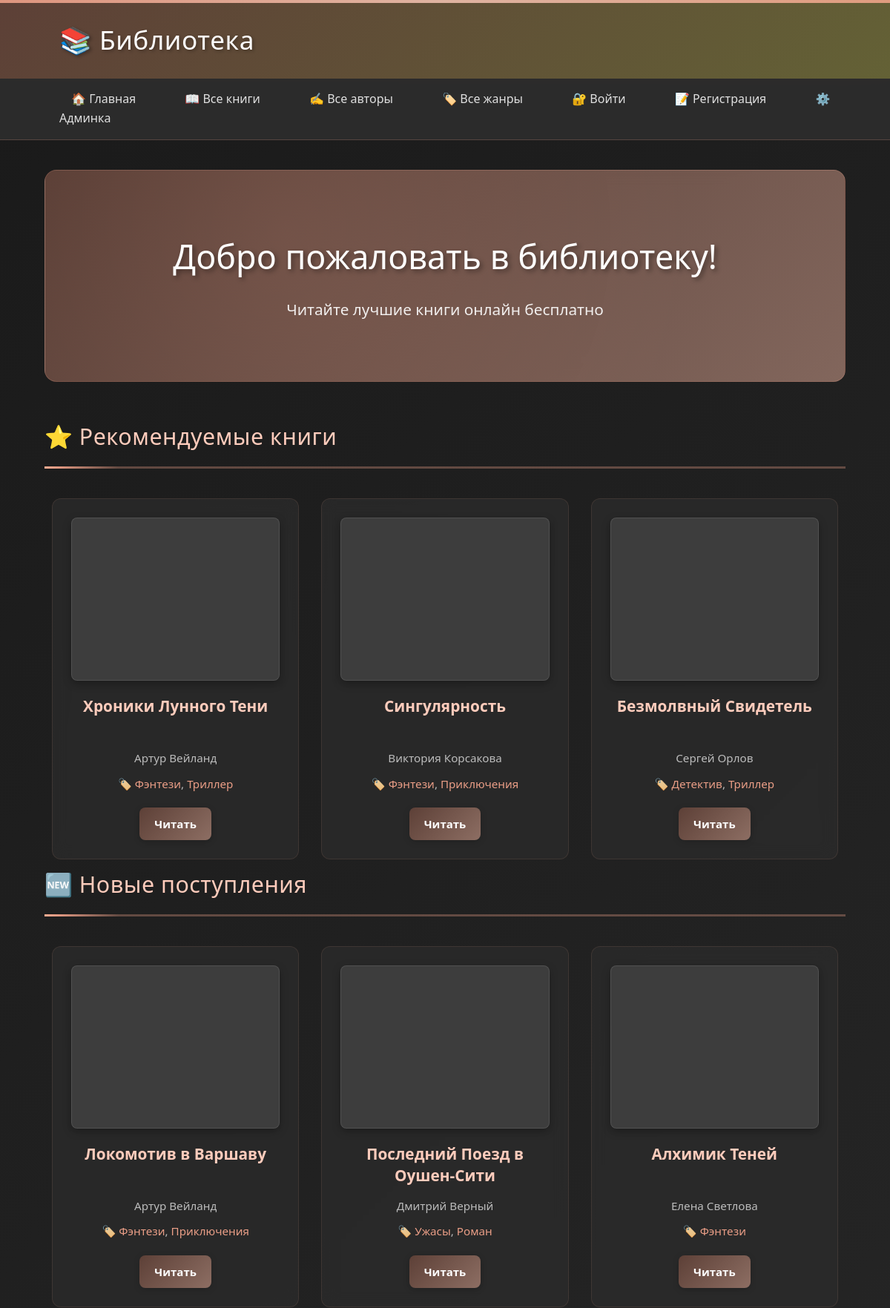
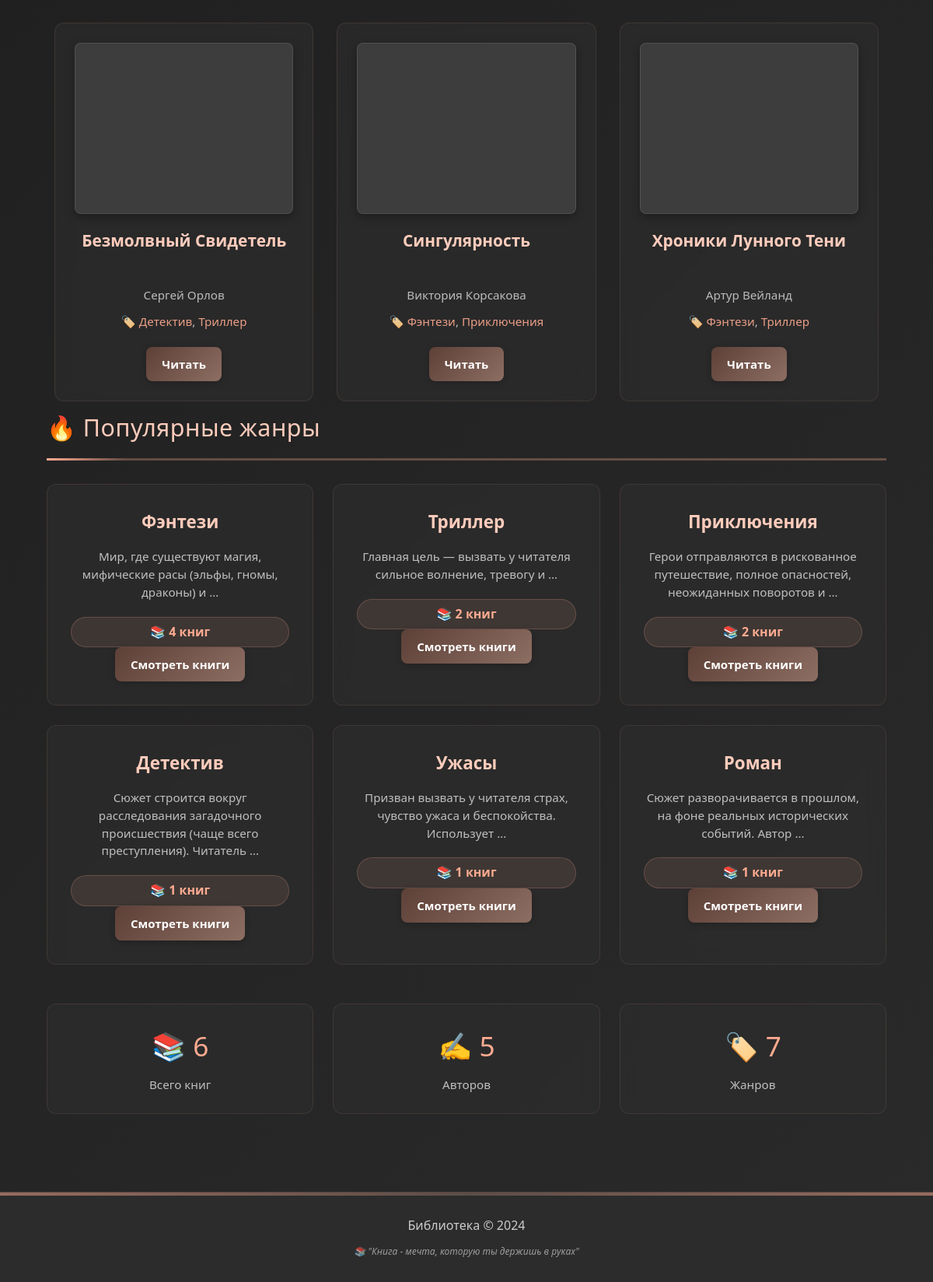
The page / on the database its author committed (2 pictures, top to bottom).
### library/models.py (models this page shows, shortened)
class Book(models.Model):
    title = models.CharField(max_length=200, verbose_name="Название")
    author = models.ForeignKey(Author, on_delete=models.CASCADE, verbose_name="Автор")
    genres = models.ManyToManyField(Genre, blank=True, verbose_name="Жанры")
    year = models.IntegerField(verbose_name="Год издания")
    pages = models.IntegerField(null=True, blank=True, verbose_name="Количество страниц")
    description = models.TextField(blank=True, verbose_name="Описание")
    cover_url = models.URLField(blank=True, verbose_name="Ссылка на обложку")
    file_url = models.URLField(blank=True, verbose_name="Ссылка на файл книги")
    is_featured = models.BooleanField(default=False, verbose_name="Рекомендуемая")
    created_at = models.DateTimeField(auto_now_add=True)
    class Meta:
        verbose_name = "Книга"
        verbose_name_plural = "Книги"

class Author(models.Model):
    name = models.CharField(max_length=100, verbose_name="Имя автора")
    bio = models.TextField(blank=True, verbose_name="Биография")
    avatar_url = models.URLField(blank=True, verbose_name="Ссылка на аватар")
    birth_date = models.DateField(null=True, blank=True, verbose_name="Дата рождения")
    death_date = models.DateField(null=True, blank=True, verbose_name="Дата смерти")
    country = models.CharField(max_length=100, blank=True, verbose_name="Страна")
    created_at = models.DateTimeField(auto_now_add=True)
    class Meta:
        verbose_name = "Автор"
        verbose_name_plural = "Авторы"

class Genre(models.Model):
    name = models.CharField(max_length=100, verbose_name="Название жанра")
    description = models.TextField(blank=True, verbose_name="Описание жанра")
    class Meta:
        verbose_name = "Жанр"
        verbose_name_plural = "Жанры"

### library/views.py (the view)
# urls.py: path('', views.home, name='home'),
def home(request):
    featured_books = Book.objects.filter(is_featured=True, author__isnull=False).prefetch_related('genres', 'author')[:6]
    recent_books = Book.objects.filter(author__isnull=False).prefetch_related('genres', 'author').order_by('-created_at')[:8]
    total_books = Book.objects.filter(author__isnull=False).count()
    total_authors = Author.objects.count()
    total_genres = Genre.objects.count()
    popular_genres = Genre.objects.annotate(book_count=Count('book')).order_by('-book_count')[:6]
    return render(request, 'home.html', {
        'featured_books': featured_books,
        'recent_books': recent_books,
        'total_books': total_books,
        'total_authors': total_authors,
        'total_genres': total_genres,
        'popular_genres': popular_genres
    })

### library/templates/home.html (shortened to what this page needs)
{% extends 'base.html' %}
{% block content %}
<div class="hero-section">
    <h1>Добро пожаловать в библиотеку!</h1>
    <p>Читайте лучшие книги онлайн бесплатно</p>
</div>
{% if featured_books %}
<section class="featured-books">
    <h2 class="section-title">⭐ Рекомендуемые книги</h2>
    <div class="books-grid">
        {% for book in featured_books %}
        <div class="book-card">
            <div class="book-cover {% if not book.cover_url %}no-cover{% endif %}"
                 {% if book.cover_url %}style="background-image: url('{{ book.cover_url }}')"{% endif %}>
            </div>
            <h3 class="book-title">{{ book.title }}</h3>
            <p class="book-meta">{{ book.author.name }}</p>
            {% if book.genres.all %}
                <p class="book-meta">
                    🏷️
                    {% for genre in book.genres.all|slice:":2" %}
                        <span style="color: #ffab91;">{{ genre.name }}</span>{% if not forloop.last %}, {% endif %}
                    {% endfor %}
                </p>
            {% endif %}
            <a href="{% url 'book_detail' book.id %}" class="btn btn-read">Читать</a>
        </div>
        {% endfor %}
    </div>
</section>
{% endif %}
{% if recent_books %}
<section class="recent-books">
    <h2 class="section-title">🆕 Новые поступления</h2>
    <div class="books-grid">
        {% for book in recent_books %}
        <div class="book-card">
            <div class="book-cover {% if not book.cover_url %}no-cover{% endif %}"
                 {% if book.cover_url %}style="background-image: url('{{ book.cover_url }}')"{% endif %}>
            </div>
            <h3 class="book-title">{{ book.title }}</h3>
           <p class="book-meta">
    {% if book.author %}
        {{ book.author.name }}
    {% else %}
        <span style="color: #888;">Автор не указан</span>
    {% endif %}
</p>
            {% if book.genres.all %}
                <p class="book-meta">
                    🏷️
                    {% for genre in book.genres.all|slice:":2" %}
                        <span style="color: #ffab91;">{{ genre.name }}</span>{% if not forloop.last %}, {% endif %}
                    {% endfor %}
                </p>
            {% endif %}
            <a href="{% url 'book_detail' book.id %}" class="btn btn-read">Читать</a>
        </div>
        {% endfor %}
    </div>
</section>
{% endif %}
<section class="popular-genres">
    <h2 class="section-title">🔥 Популярные жанры</h2>
    <div class="genres-grid">
        {% for genre in popular_genres %}
        <div class="genre-card">
            <h3>{{ genre.name }}</h3>
            {% if genre.description %}
                <p>{{ genre.description|truncatewords:10 }}</p>
            {% endif %}
            <div class="book-count">📚 {{ genre.book_count }} книг</div>
            <a href="{% url 'genre_detail' genre.id %}" class="btn btn-view">Смотреть книги</a>
        </div>
        {% endfor %}
    </div>
</section>
<div class="stats">
    <div class="stat-item">
        <h3>📚 {{ total_books }}</h3>
        <p>Всего книг</p>
    </div>
    <div class="stat-item">
        <h3>✍️ {{ total_authors }}</h3>
        <p>Авторов</p>
    </div>
    <div class="stat-item">
        <h3>🏷️ {{ total_genres }}</h3>
        <p>Жанров</p>
    </div>
</div>
{% endblock %}

### rows shown on the page
Book: title "Хроники Лунного Тени", author.name "Артур Вейланд"
Genre: name "Фэнтези", description "Мир, где существуют магия, мифические расы (эльфы, гномы, драконы) и …", book_count "4"
Genre: name "Триллер", description "Главная цель — вызвать у читателя сильное волнение, тревогу и …", book_count "2"
Book: title "Сингулярность", author.name "Виктория Корсакова"
Genre: name "Приключения", description "Герои отправляются в рискованное путешествие, полное опасностей, неожиданных поворотов и …", book_count "2"
Book: title "Безмолвный Свидетель", author.name "Сергей Орлов"
Genre: name "Детектив", description "Сюжет строится вокруг расследования загадочного происшествия (чаще всего преступления). Читатель …", book_count "1"
Book: title "Локомотив в Варшаву", author.name "Артур Вейланд"
Book: title "Последний Поезд в Оушен-Сити", author.name "Дмитрий Верный"
Genre: name "Ужасы", description "Призван вызвать у читателя страх, чувство ужаса и беспокойства. Использует …", book_count "1"
Genre: name "Роман", description "Сюжет разворачивается в прошлом, на фоне реальных исторических событий. Автор …", book_count "1"
Book: title "Алхимик Теней", author.name "Елена Светлова"

### other values the page prints
{{ total_books }} "6"
{{ total_authors }} "5"
{{ total_genres }} "7"
